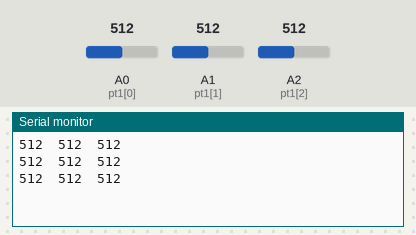
Bench run of a sketch on a simulated Arduino Uno, built with avr-gcc and run on an emulated ATmega328P. Parts: the last lines printed to the serial monitor. The inputs (shaded band) are chosen by the test bench; at power-on: A0 (pt1[0]) = 512, A1 (pt1[1]) = 512, A2 (pt1[2]) = 512.

Above: at 1.3 s.
1.4 s: A0 (pt1[0]) set to 716
At 1.9 s:
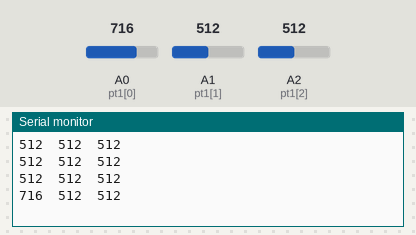
2.9 s: A1 (pt1[1]) set to 716
At 3.4 s:
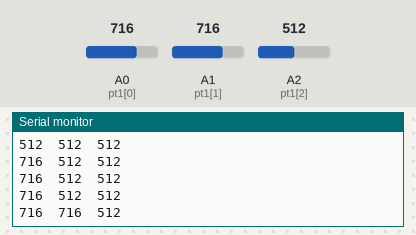
4.4 s: A2 (pt1[2]) set to 716
At 4.9 s:
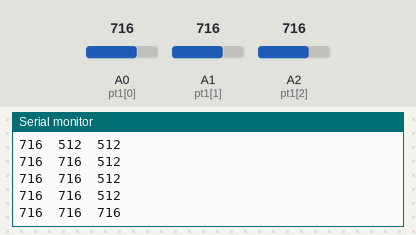
5.9 s: A0 (pt1[0]) set to 900
At 6.4 s:
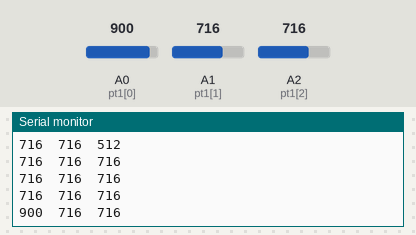
7.4 s: A1 (pt1[1]) set to 900
At 7.9 s:
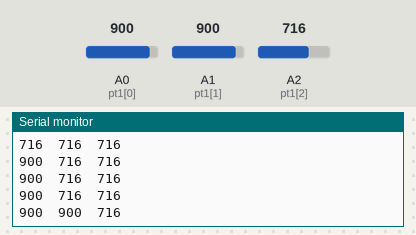
8.9 s: A2 (pt1[2]) set to 900
At 9.4 s:
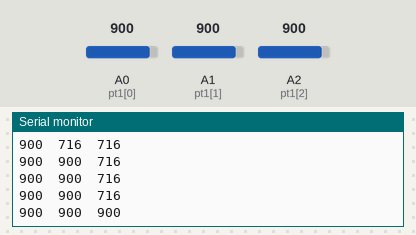
Timing chart, 0 to 11.4 s (numbered marks = the images above; inputs shaded):
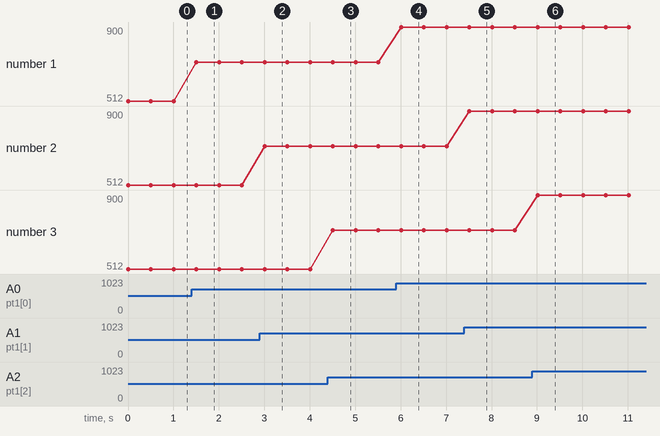

Measured:
- after the input at 1.4 s, the serial monitor: prints a new line after 0.10 s (image 1)
- after the input at 2.9 s, the serial monitor: prints a new line after 0.11 s (image 2)
- after the input at 4.4 s, the serial monitor: prints a new line after 0.11 s (image 3)
- after the input at 5.9 s, the serial monitor: prints a new line after 0.11 s (image 4)
- after the input at 7.4 s, the serial monitor: prints a new line after 0.11 s (image 5)
- after the input at 8.9 s, the serial monitor: prints a new line after 0.12 s (image 6)
- plotted number 1: 512 → 716 after the input at 1.4 s, 716 → 900 after the input at 5.9 s

The sketch:

TriplePTTest.ino
```cpp
int pt1[3] = {A0, A1, A2};

void setup() {
  // put your setup code here, to run once:
  for(int i = 0; i < 3; i++) {
    pinMode(pt1[i], INPUT);
  }
  Serial.begin(4800);
}

void loop() {
  // put your main code here, to run repeatedly:
  for(int i = 0; i < 3; i++) {
    Serial.print(analogRead(pt1[i]));
    Serial.print("\t");
  }
  Serial.print("\n");
  delay(500);
}
```
